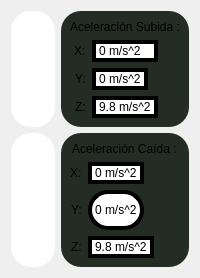
               <widget class="QWidget" name="pagina3">
                <layout class="QGridLayout" name="gridLayout_4">
                 <item row="0" column="0">
                  <widget class="QFrame" name="frame_10">
                   <property name="styleSheet">
                    <string notr="true">background-color: rgb(255, 255, 255);
border-radius: 20px;</string>
                   </property>
                   <property name="frameShape">
                    <enum>QFrame::StyledPanel</enum>
                   </property>
                   <property name="frameShadow">
                    <enum>QFrame::Raised</enum>
                   </property>
                   <layout class="QHBoxLayout" name="horizontalLayout_10">
                    <item>
                     <layout class="QVBoxLayout" name="aceleracion_subida"/>
                    </item>
                   </layout>
                  </widget>
                 </item>
                 <item row="0" column="1">
                  <widget class="QFrame" name="frame_13">
                   <property name="styleSheet">
                    <string notr="true">background-color: rgb(35, 45, 36);
border-radius: 20px;
font: 87 16pt &quot;Arial Black&quot;;</string>
                   </property>
                   <property name="frameShape">
                    <enum>QFrame::StyledPanel</enum>
                   </property>
                   <property name="frameShadow">
                    <enum>QFrame::Raised</enum>
                   </property>
                   <layout class="QGridLayout" name="gridLayout_13">
                    <item row="5" column="1" colspan="2" alignment="Qt::AlignLeft">
                     <widget class="QLabel" name="y_coord_label_caida">
                      <property name="styleSheet">
                       <string notr="true">background-color: rgb(255, 255, 255);
border: 4px solid;
border-color: rgb(0, 0, 0);</string>
                      </property>
                      <property name="text">
                       <string>0 m/s^2</string>
                      </property>
                     </widget>
                    </item>
                    <item row="4" column="0" alignment="Qt::AlignRight">
                     <widget class="QLabel" name="label_42">
                      <property name="text">
                       <string>X:</string>
                      </property>
                     </widget>
                    </item>
                    <item row="5" column="0" alignment="Qt::AlignRight">
                     <widget class="QLabel" name="label_43">
                      <property name="text">
                       <string>Y:</string>
                      </property>
                     </widget>
                    </item>
                    <item row="6" column="0" alignment="Qt::AlignRight">
                     <widget class="QLabel" name="label_39">
                      <property name="text">
                       <string>Z:</string>
                      </property>
                     </widget>
                    </item>
                    <item row="4" column="1">
                     <widget class="QLabel" name="x_coord_label_caida">
                      <property name="styleSheet">
                       <string notr="true">background-color: rgb(255, 255, 255);
border: 4px solid;
border-color: rgb(0, 0, 0);</string>
                      </property>
                      <property name="text">
                       <string>0 m/s^2</string>
                      </property>
                     </widget>
                    </item>
                    <item row="1" column="0" colspan="3" alignment="Qt::AlignHCenter">
                     <widget class="QLabel" name="label_12">
                      <property name="styleSheet">
                       <string notr="true">font: 87 20pt &quot;Arial Black&quot;;</string>
                      </property>
                      <property name="text">
                       <string>Aceleración Subida :</string>
                      </property>
                     </widget>
                    </item>
                    <item row="6" column="1">
                     <widget class="QLabel" name="z_coord_label_caida">
                      <property name="styleSheet">
                       <string notr="true">background-color: rgb(255, 255, 255);
border: 4px solid;
border-color: rgb(0, 0, 0);</string>
                      </property>
                      <property name="text">
                       <string>9.8 m/s^2</string>
                      </property>
                     </widget>
                    </item>
                   </layout>
                  </widget>
                 </item>
                 <item row="1" column="0">
                  <widget class="QFrame" name="frame_11">
                   <property name="styleSheet">
                    <string notr="true">background-color: rgb(255, 255, 255);
border-radius: 20px;</string>
                   </property>
                   <property name="frameShape">
                    <enum>QFrame::StyledPanel</enum>
                   </property>
                   <property name="frameShadow">
                    <enum>QFrame::Raised</enum>
                   </property>
                   <layout class="QHBoxLayout" name="horizontalLayout_3">
                    <item>
                     <layout class="QVBoxLayout" name="aceleracion_caida"/>
                    </item>
                   </layout>
                  </widget>
                 </item>
                 <item row="1" column="1">
                  <widget class="QFrame" name="frame_12">
                   <property name="styleSheet">
                    <string notr="true">background-color: rgb(35, 45, 36);
border-radius: 20px;
font: 87 16pt &quot;Arial Black&quot;;
</string>
                   </property>
                   <property name="frameShape">
                    <enum>QFrame::StyledPanel</enum>
                   </property>
                   <property name="frameShadow">
                    <enum>QFrame::Raised</enum>
                   </property>
                   <layout class="QGridLayout" name="gridLayout_12">
                    <item row="3" column="0" alignment="Qt::AlignRight">
                     <widget class="QLabel" name="label_40">
                      <property name="text">
                       <string>X:</string>
                      </property>
                     </widget>
                    </item>
                    <item row="3" column="1" alignment="Qt::AlignLeft">
                     <widget class="QLabel" name="x_coord_label_subida">
                      <property name="styleSheet">
                       <string notr="true">background-color: rgb(255, 255, 255);
border: 4px solid;
border-color: rgb(0, 0, 0);</string>
                      </property>
                      <property name="text">
                       <string>0 m/s^2</string>
                      </property>
                     </widget>
                    </item>
                    <item row="7" column="0" alignment="Qt::AlignRight">
                     <widget class="QLabel" name="label_38">
                      <property name="text">
                       <string>Z:</string>
                      </property>
                     </widget>
                    </item>
                    <item row="5" column="0" alignment="Qt::AlignRight">
                     <widget class="QLabel" name="label_41">
                      <property name="text">
                       <string>Y:</string>
                      </property>
                     </widget>
                    </item>
                    <item row="7" column="1" alignment="Qt::AlignLeft">
                     <widget class="QLabel" name="z_coord_label_subida">
                      <property name="styleSheet">
                       <string notr="true">background-color: rgb(255, 255, 255);
border: 4px solid;
border-color: rgb(0, 0, 0);</string>
                      </property>
                      <property name="text">
                       <string>9.8 m/s^2</string>
                      </property>
                     </widget>
                    </item>
                    <item row="5" column="1" alignment="Qt::AlignLeft">
                     <widget class="QLabel" name="y_coord_label_subida">
                      <property name="styleSheet">
                       <string notr="true">background-color: rgb(255, 255, 255);
border: 4px solid;
border-color: rgb(0, 0, 0);</string>
                      </property>
                      <property name="text">
                       <string>0 m/s^2</string>
                      </property>
                     </widget>
                    </item>
                    <item row="5" column="2">
                     <spacer name="verticalSpacer">
                      <property name="orientation">
                       <enum>Qt::Vertical</enum>
                      </property>
                      <property name="sizeType">
                       <enum>QSizePolicy::Minimum</enum>
                      </property>
                      <property name="sizeHint" stdset="0">
                       <size>
                        <width>20</width>
                        <height>40</height>
                       </size>
                      </property>
                     </spacer>
                    </item>
                    <item row="1" column="0" colspan="3" alignment="Qt::AlignHCenter">
                     <widget class="QLabel" name="label_19">
                      <property name="styleSheet">
                       <string notr="true">font: 87 20pt &quot;Arial Black&quot;;</string>
                      </property>
                      <property name="text">
                       <string>Aceleración Caída :</string>
                      </property>
                     </widget>
                    </item>
                   </layout>
                  </widget>
                 </item>
                </layout>
               </widget>
